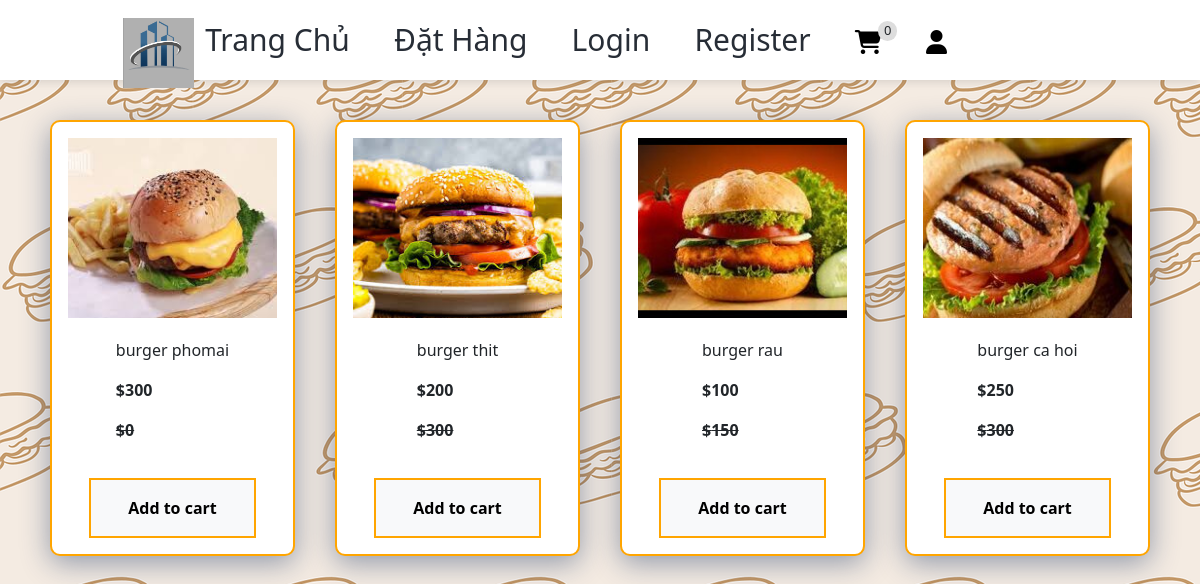
Page /dishes.php on the committed database.
### tables this page shows
CREATE TABLE `product` (
  `id` int(11) NOT NULL,
  `category_id` int(11) DEFAULT NULL,
  `title` varchar(250) DEFAULT NULL,
  `price` int(11) DEFAULT NULL,
  `discount` int(11) DEFAULT NULL,
  `created_at` datetime DEFAULT NULL,
  `updated_at` datetime DEFAULT NULL,
  `deleted` int(11) DEFAULT NULL,
  `img` varchar(500) NOT NULL
);

### dishes.php (the view, shortened to what this page needs)
<?php
  require_once 'database.php';
  $category_id = isset($_GET['category']) ? (int)$_GET['category'] : 1;
  $sql = "SELECT * FROM product WHERE category_id = $category_id";
  $all_product = $conn->query($sql);
?>
<!DOCTYPE html>
<html lang="en">
<head>
  <link rel="stylesheet" href="style.css">
  <link rel="stylesheet" href="css/header.css">
  <link
      href="https://cdn.jsdelivr.net/npm/bootstrap@5.3.3/dist/css/bootstrap.min.css"
      rel="stylesheet"
    />
    <link rel="stylesheet" href="path/to/font-awesome/css/font-awesome.min.css">
</head>
<body>
<div class="menu">
        <nav>
            <label class="logo">
            <img src="images/Logo.jpg" alt="Menu Image" class="menu-image">
            </label>
            <ul>
                <li><a href="index.php" class="active">Trang Chủ</a></li>
                <li><a href="index.php#order">Đặt Hàng</a></li>
                <?php
                if(!empty($_SESSION["user_id"]))
                {
                  echo  '<li><a href="your_orders.php">Your Orders</a></li>';
                  echo  '<li><a href="logout.php">Logout</a></li>';
                }
                else
                {
                  echo '<li><a href="login.php">Login</a></li>
                  <li><a href="register.php">Register</a></li>';
                }
                ?>
                <li><a href="cart.php" class="text-decoration-none text-dark"><i class="fas fa-shopping-cart"></i></a></li>
                <li><a href="" class="text-decoration-none text-dark"><i class="fa-solid fa-user icon-unchanged"></i></a></li>
                <?php
                if (isset($_SESSION['cart'])) {
                  $count = count($_SESSION['cart']);
                  echo '<div class="position-absolute rounded-circle cart"><span id="cart_count">' . $count . '</span></div>';
                } else {
                  echo '<div class="position-absolute rounded-circle cart"><span id="cart_count">0</span></div>';
                }
                ?>
            </ul>
        </nav>
</div>
    <main>
    <?php while($row = mysqli_fetch_assoc($all_product)): ?>
        <form method="POST" action="" class="product-form">
            <div class="image">
                <img src="<?php echo htmlspecialchars($row["img"]); ?>" alt="">
            </div>
            <div class="caption">
                <p class="product_name"><?php echo htmlspecialchars($row["title"]); ?></p>
                <p class="price"><b>$<?php echo htmlspecialchars($row["price"]); ?></b></p>
                <p class="discount"><b><del>$<?php echo htmlspecialchars($row["discount"]); ?></del></b></p>
            </div>
            <button type="submit" name="add">Add to cart</button>
        </form>
    <?php endwhile; ?>
</main>
</body>
</html>

### style.css (style rules this page uses)
body, html { margin: 0; padding: 0; width: 100%; height: 100%; font-family: Cambria, Cochin, Georgia, Times, "Times New Roman", serif; color: black; }
main { display: flex; flex-wrap: wrap; justify-content: space-around; align-items: flex-start; margin: 30px auto; margin-top: 100px; width: 95%; max-width: 1500px; }
.product-form { display: flex; flex-direction: column; align-items: center; justify-content: space-between; flex: 1 1 210px; max-width: 300px; min-height: 420px; margin: 20px; padding: 1em; border-radius: 10px; border: 2px solid orange; box-sizing: border-box; background: #fff; box-shadow: rgba(20, 51, 100, 0.438) 0px 7px 29px 0px; }
.product-form .image { width: 100%; height: 180px; margin-bottom: 20px; overflow: hidden; }
.product-form .image img { width: 100%; height: 100%; object-fit: cover; }
.product-form button { width: 80%; padding: 1em; border: 2px solid orange; cursor: pointer; margin-top: 20px; font-weight: bold; background-color: #f8f9fa; transition: background-color 0.3s ease; }
.cart { top: 1rem; right: 3.6rem; padding: 0px 6px; font-size: small; background: rgb(221, 221, 221); margin-right: 245px; margin-top: 5px; }

### css/header.css (style rules this page uses)
:root { --clr-primary: rgb(255, 255, 255); --clr-secondary: #272d36; }
*, *::after, *::before { box-sizing: border-box; padding: 0; margin: 0; }
body { background: rgb(189, 61, 61); color: var(--clr-secondary); overflow-x: hidden; }
nav { padding: 0 33px; height: 80px; width: 100%; position: fixed; top: 0; background: white; box-shadow: rgba(99, 99, 99, 0.2) 0px 2px 8px 0px; z-index: 22; }
.menu-image { position: fixed; height: 70px; padding-left: 90px; margin-top: 0px; }
nav ul { float: right; margin-right: 200px; }
nav ul li { display: inline-block; line-height: 80px; margin: 0 5px; }
nav ul li a { font-size: 30px; padding: 7px 15px; text-decoration: none; color: var(--clr-secondary); }
.fa-shopping-cart, .fa-user { font-size: 24px; color: black; }

### dishes.php (style rules this page uses)
body { background-image: url("images/bg.webp"); }

### rows in the picture
product: img (picture), title "burger phomai", price "300", discount "0"
product: img (picture), title "burger thit", price "200", discount "300"
product: img (picture), title "burger rau", price "100", discount "150"
product: img (picture), title "burger ca hoi", price "250", discount "300"
